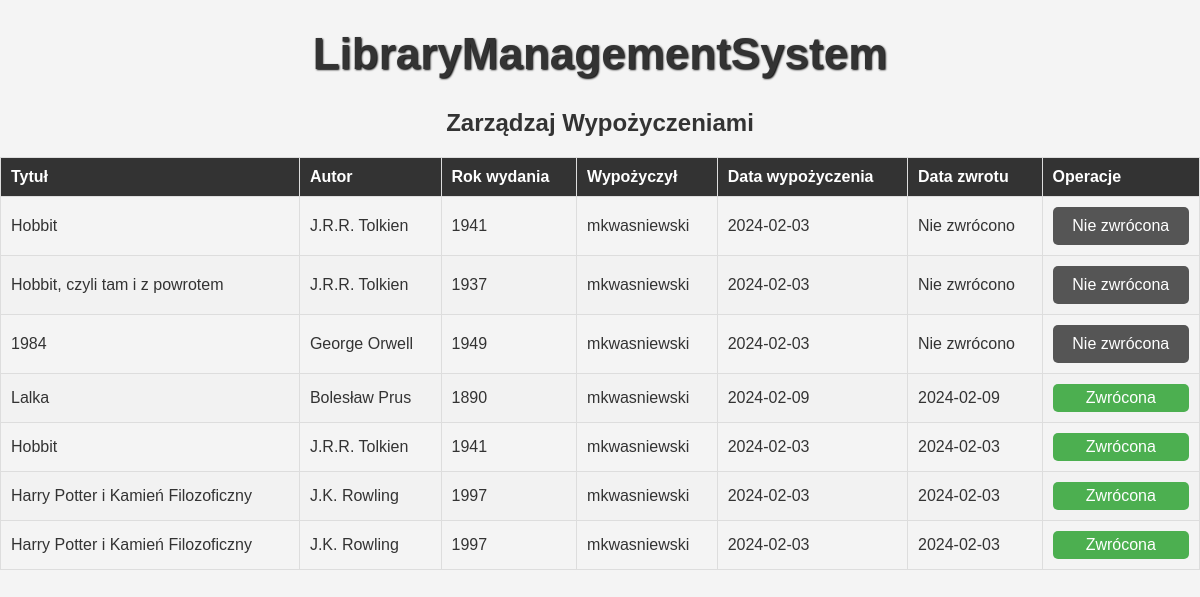
/manage_rentals.php, run on the app's committed database.
### tables this page shows
CREATE TABLE `wypozyczenia` (
  `WypozyczenieID` int(11) NOT NULL,
  `KsiazkaID` int(11) DEFAULT NULL,
  `CzytelnikID` int(11) DEFAULT NULL,
  `Data_wypozyczenia` date NOT NULL,
  `Data_zwrotu` date DEFAULT NULL
);

CREATE TABLE `ksiazki` (
  `KsiazkaID` int(11) NOT NULL,
  `Tytul` varchar(255) NOT NULL,
  `Autor` varchar(255) NOT NULL,
  `Rok_wydania` int(11) DEFAULT NULL,
  `Stan` enum('Dostępna','Wypożyczona') NOT NULL
);

CREATE TABLE `uzytkownicy` (
  `UzytkownikID` int(11) NOT NULL,
  `Imie` varchar(255) NOT NULL,
  `Nazwisko` varchar(255) NOT NULL,
  `Numer_telefonu` varchar(15) DEFAULT NULL,
  `Login` varchar(50) NOT NULL,
  `Haslo` varchar(255) NOT NULL,
  `Rola` enum('Admin','Uzytkownik') NOT NULL
);

### manage_rentals.php (the view, shortened to what this page needs)
<!DOCTYPE html>
<html lang="pl">
<head>
    <link rel="stylesheet" href="style.css">
</head>
<body background="red">
    <div class="manage-rentals-container">
        <a href="admin.php" class="link-title"><h1>LibraryManagementSystem</h1></a>
        <h2>Zarządzaj Wypożyczeniami</h2>
        <table class="rental-table">
            <thead>
                <tr>
                    <th>Tytuł</th>
                    <th>Autor</th>
                    <th>Rok wydania</th>
                    <th>Wypożyczył</th>
                    <th>Data wypożyczenia</th>
                    <th>Data zwrotu</th>
                    <th>Operacje</th>
                </tr>
            </thead>
            <tbody>
            <?php
            include 'config.php';
            $sql = "SELECT Ksiazki.Tytul, Ksiazki.Autor, Ksiazki.Rok_wydania, Uzytkownicy.Login AS Wypozyczajacy, Wypozyczenia.Data_wypozyczenia, Wypozyczenia.Data_zwrotu, Wypozyczenia.WypozyczenieID
                    FROM Wypozyczenia
                    JOIN Ksiazki ON Wypozyczenia.KsiazkaID = Ksiazki.KsiazkaID
                    JOIN Uzytkownicy ON Wypozyczenia.CzytelnikID = Uzytkownicy.UzytkownikID
                    ORDER BY Wypozyczenia.Data_zwrotu IS NULL DESC, Wypozyczenia.Data_zwrotu DESC, Wypozyczenia.Data_wypozyczenia DESC";
            $result = mysqli_query($conn, $sql);
            if (mysqli_num_rows($result) > 0) {
                while ($wypozyczenie = mysqli_fetch_assoc($result)) {
                    echo "<tr>";
                    echo "<td>" . htmlspecialchars($wypozyczenie['Tytul']) . "</td>";
                    echo "<td>" . htmlspecialchars($wypozyczenie['Autor']) . "</td>";
                    echo "<td>" . htmlspecialchars($wypozyczenie['Rok_wydania']) . "</td>";
                    echo "<td>" . htmlspecialchars($wypozyczenie['Wypozyczajacy']) . "</td>";
                    echo "<td>" . htmlspecialchars($wypozyczenie['Data_wypozyczenia']) . "</td>";
                    echo "<td>" . (is_null($wypozyczenie['Data_zwrotu']) ? "Nie zwrócono" : htmlspecialchars($wypozyczenie['Data_zwrotu'])) . "</td>";
                    echo "<td>";
                    if (is_null($wypozyczenie['Data_zwrotu'])) {
                        echo "<form action='return_book.php' method='post' onsubmit='return confirm(\"Czy na pewno chcesz zwrócić tę książkę?\");'>";
                        echo "<input type='submit' class='return-button-red' value='Nie zwrócona'  />";
                        echo "</form>";
                    } else {
                        echo "<span class='return-button-green'>Zwrócona</span>";
                    }
                    echo "</td>";
                    echo "</tr>";
                }
            } else {
                echo "<tr><td colspan='7'>Brak wypożyczeń.</td></tr>";
            }
            ?>
            </tbody>
        </table>
    </div>
</body>
</html>

### style.css (style rules this page uses)
body { font-family: Arial, sans-serif; margin: 0; padding: 0; background-color: #f4f4f4; color: #333; }
input[type="submit"] { width: 100%; padding: 10px; background-color: #555; color: white; border: none; cursor: pointer; }
table { width: 100%; border-collapse: collapse; margin-top: 20px; }
table, th, td { border: 1px solid #ddd; }
th, td { padding: 10px; text-align: left; }
th { background-color: #333; color: white; }
tr:nth-child(even) { background-color: #f2f2f2; }
h1 { text-align: center; font-size: 44px; }
h2, h3 { text-align: center; }
.link-title { text-decoration: none; font-size: 24px; color: #333; font-weight: bold; text-shadow: 1px 1px 2px #000; }
.return-button-red { background-color: #ff5722; color: #fff; padding: 5px 10px; border: none; border-radius: 5px; cursor: pointer; font-size: 16px; }
.return-button-green { background-color: #4CAF50; color: #fff; padding: 5px 10px; border: none; border-radius: 5px; cursor: pointer; display: block; text-align: center; }

### data on the page
wypozyczenia: KsiazkaID.Tytul "Hobbit", KsiazkaID.Autor "J.R.R. Tolkien", KsiazkaID.Rok_wydania "1941", CzytelnikID.Login "mkwasniewski", Data_wypozyczenia "2024-02-03", shows "Nie zwrócono"
wypozyczenia: KsiazkaID.Tytul "Hobbit, czyli tam i z powrotem", KsiazkaID.Autor "J.R.R. Tolkien", KsiazkaID.Rok_wydania "1937", CzytelnikID.Login "mkwasniewski", Data_wypozyczenia "2024-02-03", shows "Nie zwrócono"
wypozyczenia: KsiazkaID.Tytul "1984", KsiazkaID.Autor "George Orwell", KsiazkaID.Rok_wydania "1949", CzytelnikID.Login "mkwasniewski", Data_wypozyczenia "2024-02-03", shows "Nie zwrócono"
wypozyczenia: KsiazkaID.Tytul "Lalka", KsiazkaID.Autor "Bolesław Prus", KsiazkaID.Rok_wydania "1890", CzytelnikID.Login "mkwasniewski", Data_wypozyczenia "2024-02-09", Data_zwrotu "2024-02-09", shows "Zwrócona"
wypozyczenia: KsiazkaID.Tytul "Hobbit", KsiazkaID.Autor "J.R.R. Tolkien", KsiazkaID.Rok_wydania "1941", CzytelnikID.Login "mkwasniewski", Data_wypozyczenia "2024-02-03", Data_zwrotu "2024-02-03", shows "Zwrócona"
wypozyczenia: KsiazkaID.Tytul "Harry Potter i Kamień Filozoficzny", KsiazkaID.Autor "J.K. Rowling", KsiazkaID.Rok_wydania "1997", CzytelnikID.Login "mkwasniewski", Data_wypozyczenia "2024-02-03", Data_zwrotu "2024-02-03", shows "Zwrócona"
wypozyczenia: KsiazkaID.Tytul "Harry Potter i Kamień Filozoficzny", KsiazkaID.Autor "J.K. Rowling", KsiazkaID.Rok_wydania "1997", CzytelnikID.Login "mkwasniewski", Data_wypozyczenia "2024-02-03", Data_zwrotu "2024-02-03", shows "Zwrócona"
